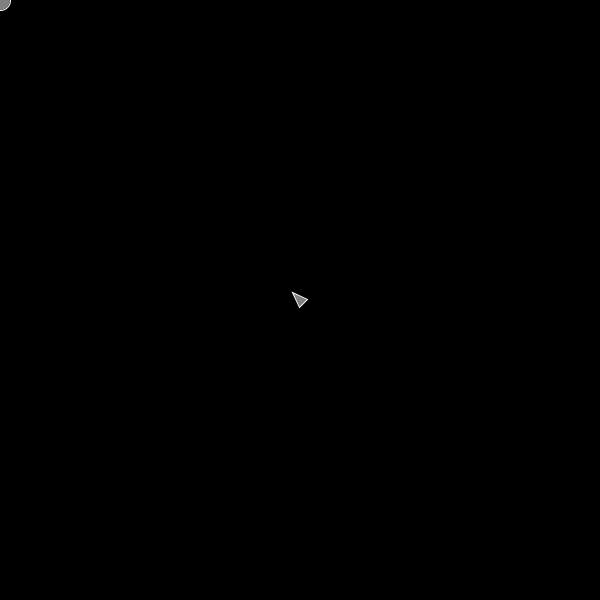
Frame 1 (no input)
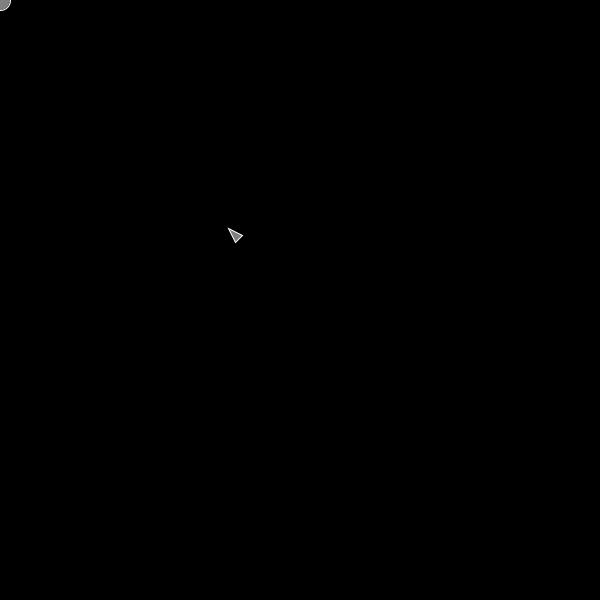
Frame 60 (the mouse pressed at the canvas centre just before this capture)
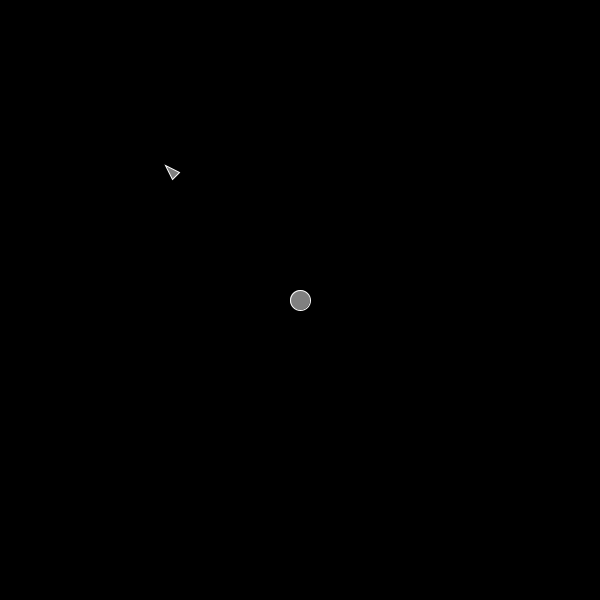
Frame 120 (the mouse held since frame 60 and released just before this capture)

The Processing sketch that drew these frames (run headless with seeded random() and noise(); from frame 60 on, the mouse is pressed at the canvas centre):

// Processing sketch: steeringmorelikepeering
// ── steeringmorelikepeering.pde
PVector mouse;
Vehicle v;
void setup() {
  size(600,600);
  mouse = new PVector(mouseX, mouseY);
  v = new Vehicle(width / 2, height / 2);
}


void draw() {
  background(0);
  stroke(255);
  fill(128);
  mouse.set(mouseX, mouseY);
  ellipse(mouse.x, mouse.y, 20,20); 
  v.seek(mouse);
  v.update();
  v.draw();
  
}
// ── Vehicle.pde
class Vehicle {
  float maxSpeed = 4;
  float maxForce = 0.05;
  PVector pos, acc, vel;


  Vehicle(float x, float y) {
    this.pos = new PVector(x, y);
    acc = new PVector();
    vel = new PVector();
  }

  void update() {
    //float angle = PVector.dot(vel, acc);
    //float mag = acc.mag();
    //if (angle < -PI/12) {
    //  acc = PVector.fromAngle(-PI/12);
    //  acc.setMag(mag);
    //} else if (angle > PI/12) {
    //  acc = PVector.fromAngle(PI/12);
    //  acc.setMag(mag);
    //}
    
    
      
    
    vel.add(acc);
    vel.limit(maxSpeed);
    acc.mult(0);
    pos.add(vel);
  }

  void seek(PVector target) {
    PVector desired = PVector.sub(target, pos);
    //desired.normalize();
    float dist = desired.mag();
    if (dist < 100) {
      desired.setMag(map(dist, 0, 100, 0, maxSpeed));
    } else {
      desired.setMag(maxSpeed);
    }
    PVector steer = PVector.sub(desired, vel);
    steer.limit(maxForce);
     
    applyForce(steer);
  }

  void applyForce(PVector force) {
    acc.add(force);
  }

  void draw() {
    stroke(255);
    fill(128);
    pushMatrix();

    translate(pos.x, pos.y);
    rotate(vel.heading()+ PI/2);
    beginShape();
    vertex(0, -10);
    vertex(5, 5);
    vertex(-5, 5);
    endShape(CLOSE);
    popMatrix();
  }
}
